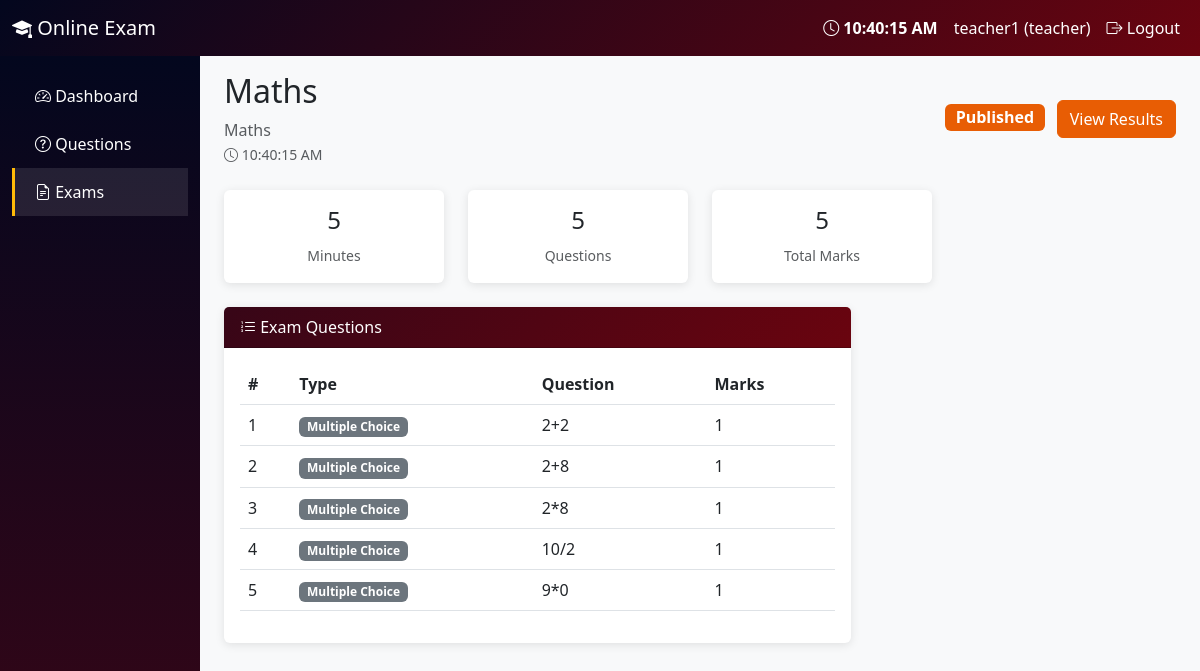
Page /teacher/exams/7/ (signed in) on the committed database.
### myapp/models.py (models this page shows, shortened)
class UserProfile(models.Model):
    ROLE_CHOICES = [
        ('teacher', 'Teacher'),
        ('student', 'Student'),
    ]
    user = models.OneToOneField(User, on_delete=models.CASCADE, related_name='profile')
    role = models.CharField(max_length=10, choices=ROLE_CHOICES, default='student')
    created_at = models.DateTimeField(auto_now_add=True)
    @property
    def is_teacher(self):
        return self.role == 'teacher'

class Exam(models.Model):
    teacher = models.ForeignKey(User, on_delete=models.CASCADE, related_name='exams')
    title = models.CharField(max_length=200)
    description = models.TextField(blank=True)
    duration_minutes = models.PositiveIntegerField(default=60)
    start_time = models.DateTimeField(null=True, blank=True)
    end_time = models.DateTimeField(null=True, blank=True)
    is_published = models.BooleanField(default=False)
    randomize_questions = models.BooleanField(default=True)
    randomize_options = models.BooleanField(default=True)
    created_at = models.DateTimeField(auto_now_add=True)
    @property
    def total_marks(self):
        return sum(eq.marks for eq in self.exam_questions.all())

class ExamQuestion(models.Model):
    exam = models.ForeignKey(Exam, on_delete=models.CASCADE, related_name='exam_questions')
    question = models.ForeignKey(Question, on_delete=models.CASCADE)
    order = models.PositiveIntegerField(default=0)
    marks = models.PositiveIntegerField(default=1)
    class Meta:
        ordering = ['order']
        unique_together = ['exam', 'question']

class Question(models.Model):
    QUESTION_TYPES = [
        ('mcq', 'Multiple Choice'),
        ('truefalse', 'True/False'),
        ('descriptive', 'Descriptive'),
        ('coding', 'Coding'),
    ]
    teacher = models.ForeignKey(User, on_delete=models.CASCADE, related_name='questions')
    question_type = models.CharField(max_length=20, choices=QUESTION_TYPES)
    text = models.TextField()
    option_a = models.CharField(max_length=500, blank=True, null=True)
    option_b = models.CharField(max_length=500, blank=True, null=True)
    option_c = models.CharField(max_length=500, blank=True, null=True)
    option_d = models.CharField(max_length=500, blank=True, null=True)
    correct_answer = models.CharField(max_length=500, blank=True, null=True)
    marks = models.PositiveIntegerField(default=1)
    created_at = models.DateTimeField(auto_now_add=True)
    updated_at = models.DateTimeField(auto_now=True)

### myapp/views.py (the view)
# urls.py: path('teacher/exams/<int:pk>/', views.teacher_exam_detail, name='teacher_exam_detail'),
@login_required
def teacher_exam_detail(request, pk):
    if not is_teacher(request.user):
        return redirect('student_dashboard')
    exam = get_object_or_404(Exam, pk=pk, teacher=request.user)
    used_question_ids = ExamQuestion.objects.values_list('question_id', flat=True)
    available_questions = Question.objects.filter(teacher=request.user).exclude(
        id__in=used_question_ids
    )
    return render(request, 'myapp/teacher/exam_detail.html', {
        'exam': exam,
        'available_questions': available_questions,
    })

### myapp/views.py (called while the page is built)
def is_teacher(user):
    return hasattr(user, 'profile') and user.profile.is_teacher

### templates/myapp/teacher/exam_detail.html (shortened to what this page needs)
{% extends 'myapp/teacher/base.html' %}
{% block content %}
<div class="d-flex justify-content-between align-items-center mb-4">
    <div>
        <h2>{{ exam.title }}</h2>
        <p class="text-muted mb-0">{{ exam.description }}</p>
        <small class="text-muted"><i class="bi bi-clock"></i> <span id="examDetailTime">--:--:--</span></small>
    </div>
    <div>
        {% if exam.is_published %}
        <span class="badge badge-published fs-6">Published</span>
        <a href="{% url 'teacher_exam_results' exam.pk %}" class="btn btn-success ms-2">View Results</a>
        {% endif %}
    </div>
</div>
<div class="row mb-4">
    <div class="col-md-3">
        <div class="card">
            <div class="card-body text-center">
                <h4>{{ exam.duration_minutes }}</h4>
                <small class="text-muted">Minutes</small>
            </div>
        </div>
    </div>
    <div class="col-md-3">
        <div class="card">
            <div class="card-body text-center">
                <h4>{{ exam.exam_questions.count }}</h4>
                <small class="text-muted">Questions</small>
            </div>
        </div>
    </div>
    <div class="col-md-3">
        <div class="card">
            <div class="card-body text-center">
                <h4>{{ exam.total_marks }}</h4>
                <small class="text-muted">Total Marks</small>
            </div>
        </div>
    </div>
</div>
<div class="row">
    <div class="col-md-8">
        <div class="card">
            <div class="card-header"><i class="bi bi-list-ol"></i> Exam Questions</div>
            <div class="card-body">
                {% if exam.exam_questions.all %}
                <table class="table">
                    <thead>
                        <tr>
                            <th>#</th>
                            <th>Type</th>
                            <th>Question</th>
                            <th>Marks</th>
                        </tr>
                    </thead>
                    <tbody>
                        {% for eq in exam.exam_questions.all %}
                        <tr>
                            <td>{{ eq.order }}</td>
                            <td><span class="badge bg-secondary">{{ eq.question.get_question_type_display }}</span></td>
                            <td>{{ eq.question.text|truncatechars:50 }}</td>
                            <td>{{ eq.marks }}</td>
                        </tr>
                        {% endfor %}
                    </tbody>
                </table>
                {% else %}
                <p class="text-muted text-center py-3">No questions added yet.</p>
                {% endif %}
            </div>
        </div>
    </div>
</div>
{% endblock %}

### templates/base.html (shortened to what this page needs)
<!DOCTYPE html>
<html lang="en">
<head>
    <link href="https://cdn.jsdelivr.net/npm/bootstrap@5.3.0/dist/css/bootstrap.min.css" rel="stylesheet">
    <link href="https://cdn.jsdelivr.net/npm/bootstrap-icons@1.10.0/font/bootstrap-icons.css" rel="stylesheet">
</head>
<body>
    {% block body %}
    <nav class="navbar navbar-expand-lg navbar-dark">
        <div class="container-fluid">
            <a class="navbar-brand" href="{% url 'dashboard_redirect' %}">
                <i class="bi bi-mortarboard-fill"></i> Online Exam
            </a>
            <div class="navbar-nav ms-auto">
                <span class="nav-link" id="currentTime" style="font-weight: bold; color: var(--color-10);">
                    <i class="bi bi-clock"></i> <span id="timeDisplay">--:--:--</span>
                </span>
                {% if user.is_authenticated %}
                <span class="nav-link">{{ user.username }} ({{ user.profile.role }})</span>
                <a class="nav-link" href="{% url 'logout' %}"><i class="bi bi-box-arrow-right"></i> Logout</a>
                {% endif %}
            </div>
        </div>
    </nav>
    <div class="container-fluid">
        <div class="row">
            {% block sidebar %}{% endblock %}
            <main class="col-md-9 col-lg-10 px-4 py-3">
                {% block content %}{% endblock %}
            </main>
        </div>
    </div>
    {% endblock %}
</body>
</html>

### templates/base.html (style rules this page uses)
:root { --color-1: #03071e; --color-2: #370617; --color-3: #6a040f; --color-4: #9d0208; --color-5: #d00000; --color-6: #dc2f02; --color-7: #e85d04; --color-8: #f48c06; --color-9: #faa307; --color-10: #ffba08; }
body { background-color: #f8f9fa; font-family: 'Segoe UI', sans-serif; }
.navbar { background: linear-gradient(135deg, var(--color-1), var(--color-3)) !important; }
.navbar-brand, .nav-link { color: #fff !important; }
.btn-success { background: var(--color-7); border-color: var(--color-7); }
.card { border: none; box-shadow: 0 2px 10px rgba(0,0,0,0.1); }
.card-header { background: linear-gradient(135deg, var(--color-2), var(--color-3)); color: #fff; }
.table thead { background: var(--color-1); color: #fff; }
.badge-published { background: var(--color-7); }
a { color: var(--color-6); }

### rows in the picture
Exam: title "Maths", description "Maths", duration_minutes "5", exam_questions.count "5", total_marks "5"
ExamQuestion: order "1", question.question_type "Multiple Choice", question.text "2+2", marks "1"
ExamQuestion: order "2", question.question_type "Multiple Choice", question.text "2+8", marks "1"
ExamQuestion: order "3", question.question_type "Multiple Choice", question.text "2*8", marks "1"
ExamQuestion: order "4", question.question_type "Multiple Choice", question.text "10/2", marks "1"
ExamQuestion: order "5", question.question_type "Multiple Choice", question.text "9*0", marks "1"

### other values in the picture
{{ user.username }} "teacher1"
{{ user.profile.role }} "teacher"
